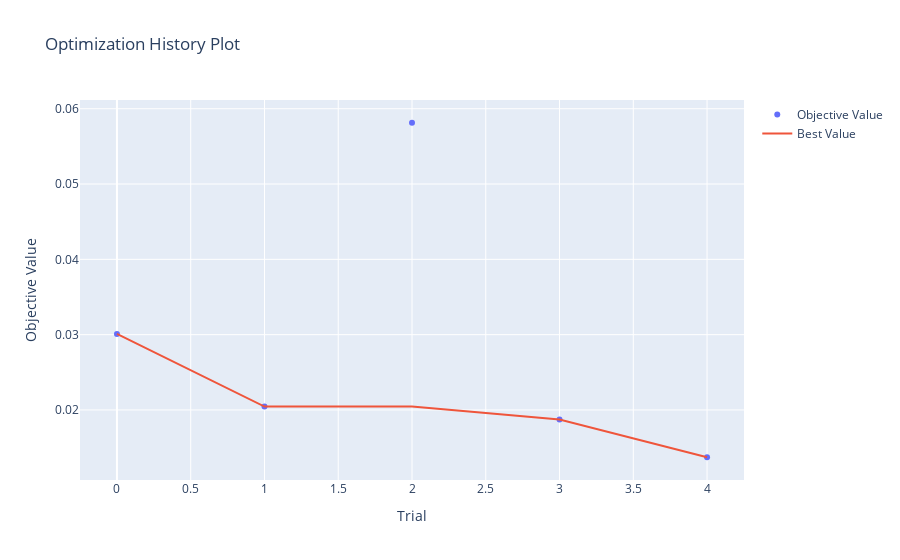

Notebook code cell kept with this figure:
### Code cell
plot_optimization_history(study)

### Figure 1 — Plotly figure (JSON) as saved in the notebook; plotly's stock layout.template omitted (floating-point values rounded to 4 significant figures)
{"data": [{"mode": "markers", "name": "Objective Value", "type": "scatter", "x": [0, 1, 2, 3, 4], "y": [0.03009, 0.02045, 0.05814, 0.01872, 0.01372]}, {"mode": "lines", "name": "Best Value", "type": "scatter", "x": [0, 1, 2, 3, 4], "y": [0.03009, 0.02045, 0.02045, 0.01872, 0.01372]}, {"marker": {"color": "#cccccc"}, "mode": "markers", "name": "Infeasible Trial", "showlegend": false, "type": "scatter", "x": [], "y": []}], "layout": {"title": {"text": "Optimization History Plot"}, "xaxis": {"title": {"text": "Trial"}}, "yaxis": {"title": {"text": "Objective Value"}}}}
